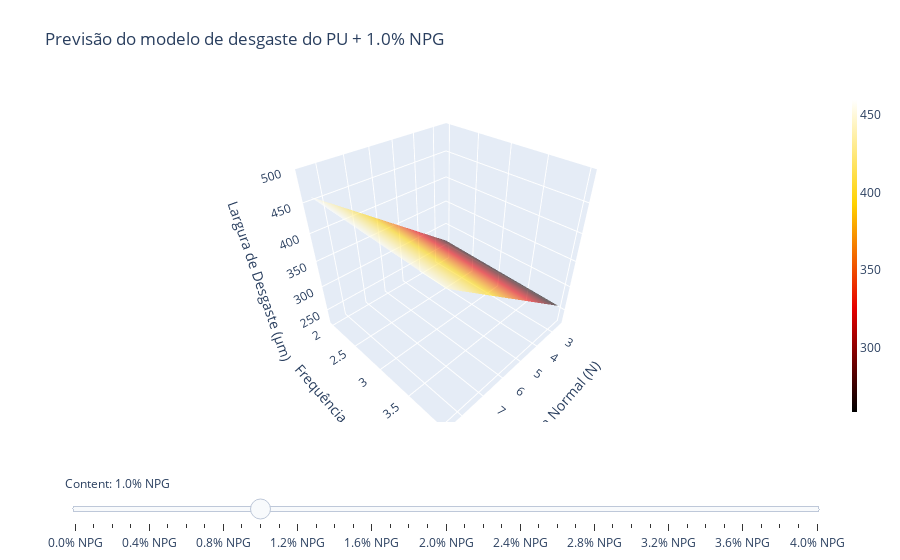

Here is the notebook cell this chart was saved with:
### Code cell
fig = go.Figure()

for e_slider in np.arange(0,4.1,0.1): 
    fig.add_trace(go.Surface(z=answer2d(e_slider,Fr,Fo,b),
                              x=Ff,
                              y=ff,
                              opacity=0.6,
                              name='PU+{:.1f}%NPG'.format(e_slider),
                              coloraxis = 'coloraxis',
                              colorbar = dict(thickness=5),
                              visible = False
                              ))
fig.data[10].visible = True
steps = []
for i in range(len(fig.data)):
    step = dict(
        method="update",
        label = '{:.1f}% NPG'.format(i/10),
        args=[{"visible": [False] * len(fig.data)}, 
              
              {"title": "Previsão do modelo de desgaste do PU + {:.1f}% NPG".format(i/10)}],  # layout attribute
    )
    step["args"][0]["visible"][i] = True  # Toggle i'th trace to "visible"
    steps.append(step)

sliders = [dict(
    active=10,
    currentvalue={"prefix": "Content: "},
    pad={"t": 50},
    steps=steps
)]

fig.update_layout(sliders=sliders,
                  coloraxis = dict(colorscale = 'hot',
                                   colorbar = dict(thickness = 5)
                                  ),
                  title='Previsão do modelo de desgaste do PU + 1.0% NPG',
                  margin=dict(l=65, r=50, b=65, t=90),
                  scene = dict(xaxis_title = 'Força Normal (N)',
                               yaxis_title = 'Frequência (Hz)',
                               zaxis_title = 'Largura de Desgaste (µm)'),
                  showlegend=True,
                  legend=dict(yanchor="top",
                              y=0.95,
                              xanchor="left",
                              x=0.05),
                  scene_zaxis=dict(range=[220, 500]),
                  scene_xaxis=dict(showspikes = False),
                  scene_yaxis=dict(showspikes = False),
                  autosize = True,
                  #width=1000,
                  #height=1000,
                  )
# with open(outputfile, 'a') as f:
#     f.write(fig.to_html(full_html=False, include_plotlyjs='cdn'))
